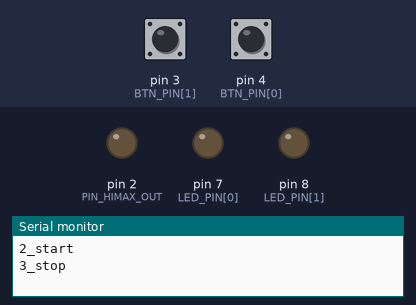
A sketch run on a simulated Arduino Uno, built with avr-gcc and run on an emulated ATmega328P. On the bench: output pins drawn as LEDs (lit = HIGH), the last lines printed to the serial monitor. The test bench sets the inputs (shaded band); at power-on: pin 3 (BTN_PIN[1]) HIGH, pin 4 (BTN_PIN[0]) HIGH. Storage starts empty.

Above: at 2.1 s.
2.2 s: pin 3 (BTN_PIN[1]) pulled LOW for 0.15 s
At 2.9 s:
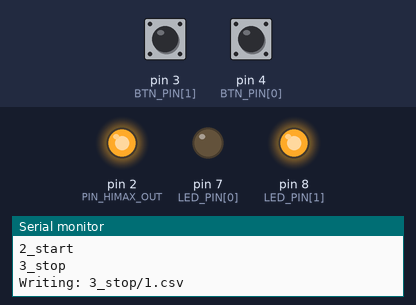
5.3 s: pin 3 (BTN_PIN[1]) pulled LOW for 1 s
At 6.3 s:
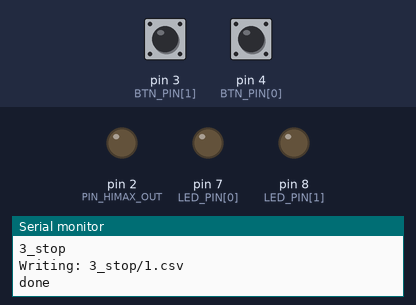
7.8 s: pin 4 (BTN_PIN[0]) pulled LOW for 0.15 s
At 8.4 s:
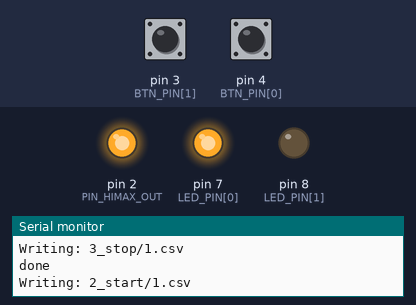
9.4 s: pin 4 (BTN_PIN[0]) pulled LOW for 1 s
At 10.6 s:
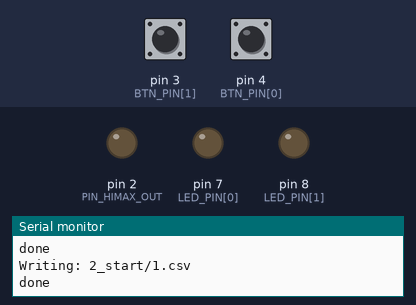
11.9 s: pin 4 (BTN_PIN[0]) pulled LOW for 3.2 s
At 12.8 s:
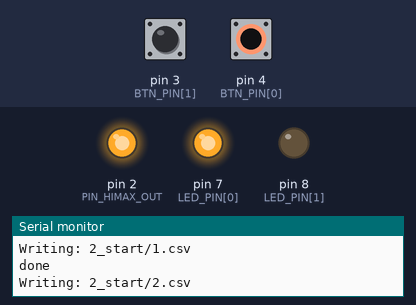
Timing chart, 0 to 14.9 s (numbered marks = the images above; inputs shaded):
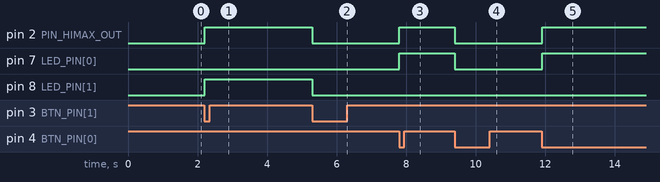

Measured:
- after the input at 2.2 s, pin 2 (PIN_HIMAX_OUT), pin 8 (LED_PIN[1]): LOW → HIGH at once
- after the input at 5.3 s, pin 2 (PIN_HIMAX_OUT), pin 8 (LED_PIN[1]): HIGH → LOW at once
- after the input at 7.8 s, pin 2 (PIN_HIMAX_OUT), pin 7 (LED_PIN[0]): LOW → HIGH at once
- after the input at 9.4 s, pin 2 (PIN_HIMAX_OUT), pin 7 (LED_PIN[0]): HIGH → LOW at once
- after the input at 11.9 s, pin 2 (PIN_HIMAX_OUT), pin 7 (LED_PIN[0]): LOW → HIGH at once

The sketch:

i2c_slave_data_collecter.ino
```cpp
#include <Wire.h>
#include <SPI.h>
#include <SD.h>

#define SLAVE_ADDRESS 0x12
#define SERIAL_BAUD 115200
#define FRACTIONAL_BITS 5
#define DEBOUNCE 200
#define PIN_HIMAX_OUT 2
#define PIN_SD 5
#define N_DATA 3

#define STANDBY -1

const uint8_t N_CLASS = 2;         // number of buttons
const uint8_t BTN_PIN[N_CLASS] = {4, 3};  // moodify later
const uint8_t LED_PIN[N_CLASS] = {7, 8};

// choose the 2 classes we want to label
// const char *CLASS_NAME[N_CLASS] = {"0_idle", "1_cruise"};
const char *CLASS_NAME[N_CLASS] = {"2_start", "3_stop"};
// const char *CLASS_NAME[N_CLASS] = {"4_left", "5_right"};

unsigned long btn_trigger_time[N_CLASS] = {0, 0};

const char *DATA_NAME[N_DATA] = {"ax", "ay", "az"};

int8_t state;

File data_entry;

void setup() {
  state = STANDBY;

  Serial.begin(SERIAL_BAUD);

  while (!SD.begin(PIN_SD)) {
    ;
  }

  delay(500);

  pinMode(PIN_HIMAX_OUT, OUTPUT);
  digitalWrite(PIN_HIMAX_OUT, LOW);

  for (uint8_t i = 0; i < N_CLASS; ++i) {
    Serial.println(CLASS_NAME[i]);
    pinMode(BTN_PIN[i], INPUT_PULLUP);
    pinMode(LED_PIN[i], OUTPUT);
    digitalWrite(LED_PIN[i], LOW);

    if (! SD.exists(CLASS_NAME[i])) {
      SD.mkdir(CLASS_NAME[i]);
    }
    delay(200);
  }

  Wire.begin(SLAVE_ADDRESS);
  Wire.onReceive(receiveEvent);
}

void loop() {
  boolean btn_state[N_CLASS];
  for (uint8_t i = 0; i < N_CLASS; ++i) {
    btn_state[i] = digitalRead(BTN_PIN[i]);
  }
  if (state == STANDBY) {
    for (uint8_t i = 0; i < N_CLASS; ++i) {
      if (btn_state[i] == LOW && debounce(i)) {
        int count = 0;
        char filename[80];
        do {
          count++;
          sprintf(filename, "%s/%d.csv", CLASS_NAME[i], count);
        } while (SD.exists(filename));
        data_entry = SD.open(filename, FILE_WRITE);
        for (int j = 0; j < N_DATA - 1; ++j) {
          data_entry.print(DATA_NAME[j]);
          data_entry.print(',');
        }
        data_entry.println(DATA_NAME[N_DATA - 1]);
        Serial.print("Writing: ");
        Serial.println(filename);
        state = i;
        digitalWrite(LED_PIN[state], HIGH);
        digitalWrite(PIN_HIMAX_OUT, HIGH);
        break;
      }
    }
  } else {
    if (btn_state[state] == LOW && debounce(state)) {
      digitalWrite(LED_PIN[state], LOW);
      digitalWrite(PIN_HIMAX_OUT, LOW);
      data_entry.flush();
      data_entry.close();
      state = -1;
      Serial.println("done");
    }
  }
}

void receiveEvent(int count) {
  if (state != STANDBY) {
    int8_t x, y, z;
    x = Wire.read();
    y = Wire.read();
    z = Wire.read();
    char data_buff[80];
    sprintf(data_buff, "%d,%d,%d", x, y, z);
    Serial.println(data_buff);
    if (data_entry)
      data_entry.println(data_buff);
  } else {
    while (Wire.available())
      Wire.read();
  }
}

inline float fixed_to_float(int8_t input) {
  return ((float)input / (float)(1 << FRACTIONAL_BITS));
}

boolean debounce(uint8_t btn) {
  unsigned long now = millis();
  if (now - btn_trigger_time[btn] > DEBOUNCE) {
    btn_trigger_time[btn] = now;
    return true;
  } else {
    btn_trigger_time[btn] = now;
    return false;
  }
}
```
